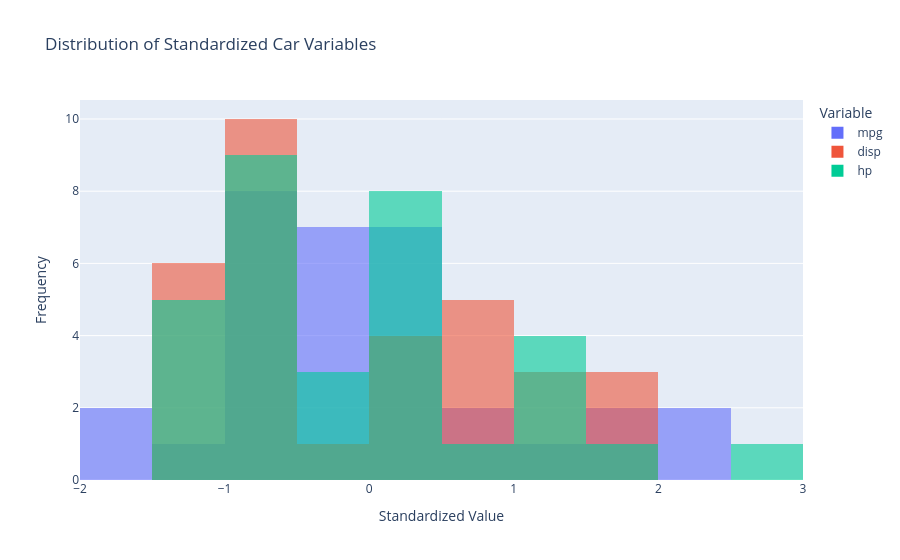

Source (notebook cell):
### Code cell
#using plotly express
fig = px.histogram(
    cars_select,
    x=['mpg', 'disp', 'hp'],
    nbins=10,
    barmode='overlay',
    opacity=0.6,
    title="Distribution of Standardized Car Variables"
)

fig.update_layout(
    xaxis_title="Standardized Value",
    yaxis_title="Frequency",
    legend_title="Variable"
)

fig.show()

### Figure 1 — Plotly figure (JSON) as saved in the notebook; plotly's stock layout.template omitted (floating-point values rounded to 4 significant figures)
{"data": [{"bingroup": "x", "hovertemplate": "variable=mpg<br>value=%{x}<br>count=%{y}<extra></extra>", "legendgroup": "mpg", "marker": {"color": "#636efa", "opacity": 0.6, "pattern": {"shape": ""}}, "name": "mpg", "nbinsx": 10, "orientation": "v", "showlegend": true, "type": "histogram", "x": [0.1533, 0.1533, 0.4567, 0.2207, -0.2344, -0.3356, -0.9762, 0.7265, 0.4567, -0.1501, -0.3861, -0.6222, -0.4704, -0.8244, -1.634, -1.634, -0.9087, 2.075, 1.738, 2.328, 0.2376, -0.7739, -0.8244, -1.145, -0.1501, 1.215, 0.9962, 1.738, -0.7233, -0.06585, -0.8582, 0.2207], "xaxis": "x", "yaxis": "y"}, {"bingroup": "x", "hovertemplate": "variable=disp<br>value=%{x}<br>count=%{y}<extra></extra>", "legendgroup": "disp", "marker": {"color": "#EF553B", "opacity": 0.6, "pattern": {"shape": ""}}, "name": "disp", "nbinsx": 10, "orientation": "v", "showlegend": true, "type": "histogram", "x": [-0.5798, -0.5798, -1.006, 0.2236, 1.06, -0.04691, 1.06, -0.6888, -0.7371, -0.5174, -0.5174, 0.3695, 0.3695, 0.3695, 1.978, 1.88, 1.716, -1.246, -1.271, -1.309, -0.9068, 0.7155, 0.6007, 0.9778, 1.388, -1.244, -0.9052, -1.112, 0.986, -0.7027, 0.5761, -0.8995], "xaxis": "x", "yaxis": "y"}, {"bingroup": "x", "hovertemplate": "variable=hp<br>value=%{x}<br>count=%{y}<extra></extra>", "legendgroup": "hp", "marker": {"color": "#00cc96", "opacity": 0.6, "pattern": {"shape": ""}}, "name": "hp", "nbinsx": 10, "orientation": "v", "showlegend": true, "type": "histogram", "x": [-0.5437, -0.5437, -0.7956, -0.5437, 0.4195, -0.6177, 1.457, -1.255, -0.7659, -0.351, -0.351, 0.4936, 0.4936, 0.4936, 0.8641, 1.012, 1.235, -1.196, -1.403, -1.21, -0.7363, 0.04909, 0.04909, 1.457, 0.4195, -1.196, -0.8252, -0.4992, 1.738, 0.4195, 2.791, -0.5585], "xaxis": "x", "yaxis": "y"}], "layout": {"barmode": "overlay", "legend": {"title": {"text": "Variable"}, "tracegroupgap": 0}, "title": {"text": "Distribution of Standardized Car Variables"}, "xaxis": {"anchor": "y", "domain": [0, 1], "title": {"text": "Standardized Value"}}, "yaxis": {"anchor": "x", "domain": [0, 1], "title": {"text": "Frequency"}}}}
